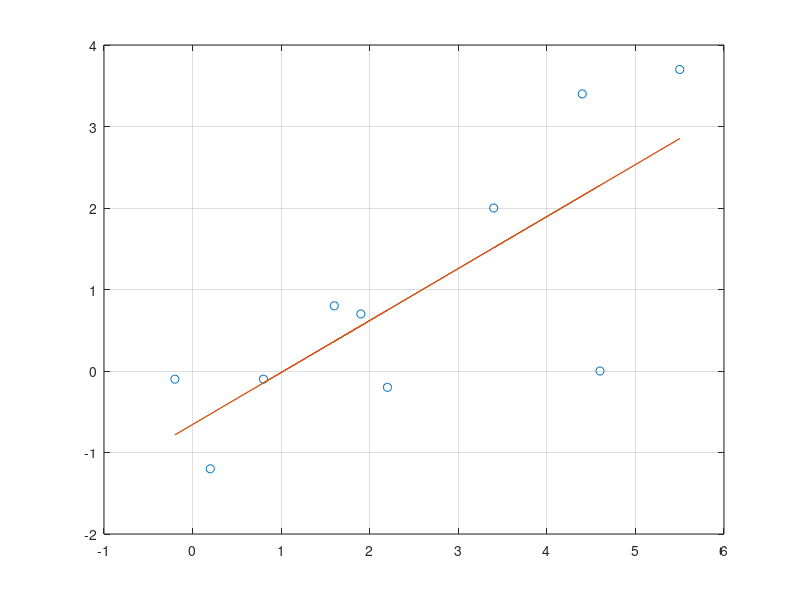
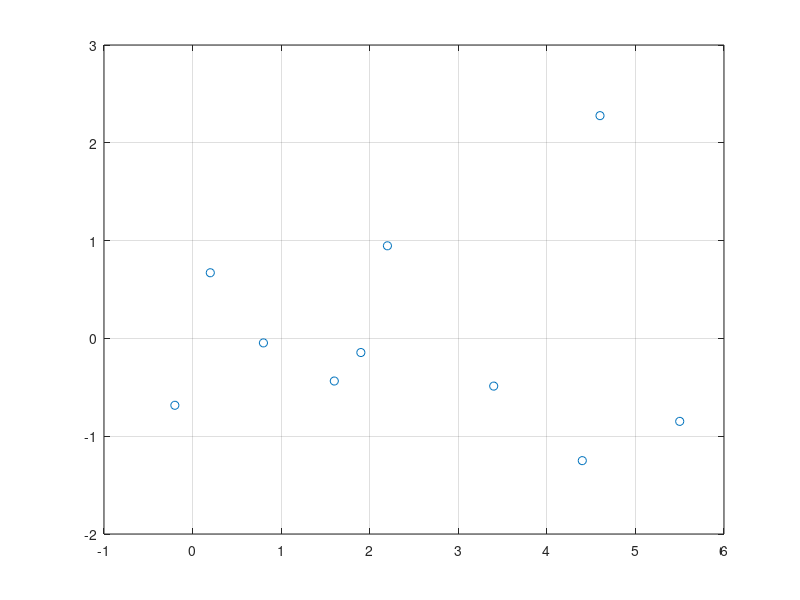
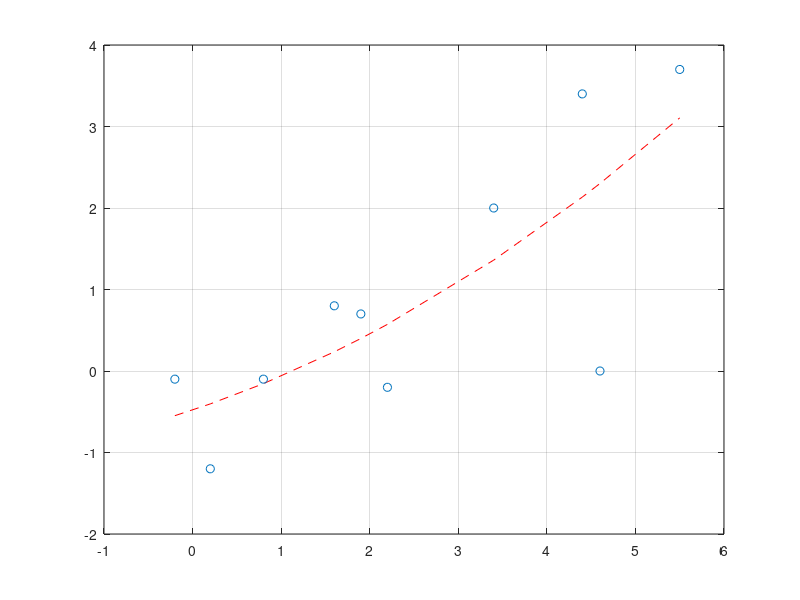
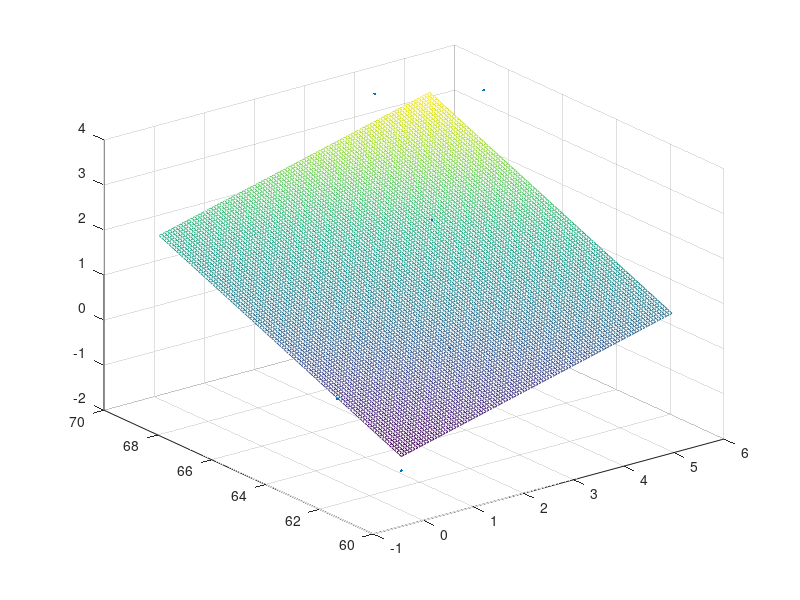

Write MATLAB code to recreate these figures, in order.
xp = [1.9 0.8 2.2 0.2 -0.2 4.4 4.6 1.6 5.5 3.4];
yp = [0.7 -0.1 -0.2 -1.2 -0.1 3.4 0.0 0.8 3.7 2.0];

y = @(b) b(1)+xp*b(2);
ysum = @(b) sum((y(b)-yp).^2);
newb = fminsearch(ysum, [0 0]);

figure(1)
plot(xp, yp, 'o')
grid on, hold on
plot(xp, y(newb))

figure(2)
plot(xp, y(newb)-yp, 'o')
grid on, hold off
disp('newb')
disp(newb)

y2 = @(b) b(1)+xp*b(2) + xp.^2*b(3);
y2sum = @(b) sum((y2(b) - yp).^2);
newb2 = fminsearch(y2sum,[0 0 0]);
stxp = sort(xp);
sty2 = @(b) b(1)+stxp*b(2) + stxp.^2*b(3);

figure(3)
plot(stxp,sty2(newb2),'--r',xp,yp,'o');
grid on , hold off

figure(4)
plot(xp,y2(newb2)-yp,'o')
grid on, hold off
disp('newb2')
disp(newb2)

x1 = [1.9 0.8 1.1 0.1 -0.1 4.4 4.6 1.6 5.5 3.4];
x2 = [66 62 64 61 63 70 68 62 68 66];
yp2 = [0.7 -1.0 -0.2 -1.2 -0.1 3.4 0.0 0.8 3.7 2.0];

plot3(x1, x2, yp2, '.')
grid on, hold on
x11 = linspace(0.1 , 5.5);
x22 = linspace(61, 70);

for i = 1:100
    for j = 1:100
        y_hat(i,j) = -11.4527 + 0.4503*x11(i) + 0.1725*x22(j);
    end
end

mesh(x11 , x22, y_hat)
grid on, hold off

y_hat2 = @(b) b(1)+x1*b(2) + x2.^2*b(3);
y3sum = @(b) sum((y_hat2(b) - yp2).^2);
newb3 = fminsearch(y3sum, [0 0 0]);

stxp2 = sort(x1);
stxp3 = sort(x2);
sty3 = @(b) b(1)+stxp2*b(2) + stxp3.^2*b(3);

figure(5)
plot3(stxp2, stxp3, sty3(newb3),'--r',x1,x2, yp2,'o');
grid on , hold off

figure(6)
plot3(x1, x2, y_hat2(newb3)-yp2,'o')
grid on , hold off
disp('newb3')
disp(newb3)
